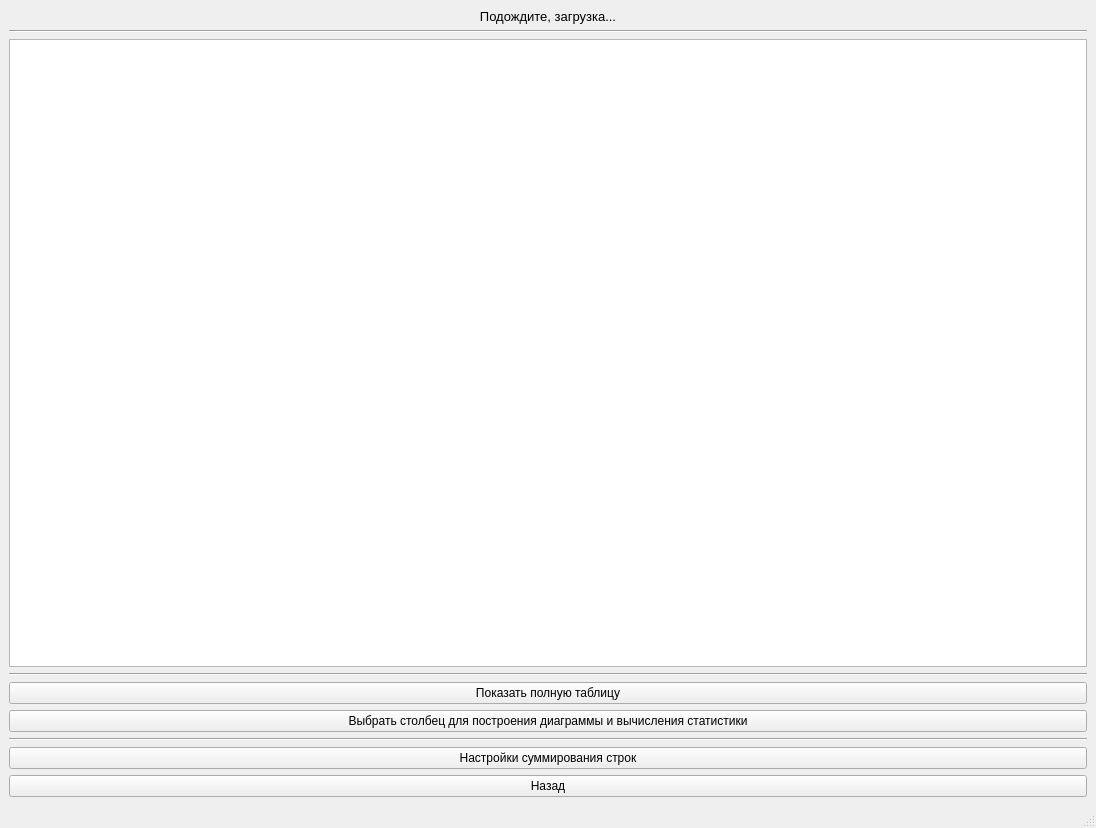
<?xml version="1.0" encoding="UTF-8"?>
<ui version="4.0">
 <class>MainWindow</class>
 <widget class="QMainWindow" name="MainWindow">
  <property name="geometry">
   <rect>
    <x>0</x>
    <y>0</y>
    <width>1096</width>
    <height>828</height>
   </rect>
  </property>
  <property name="windowTitle">
   <string notr="true">Загрузка...</string>
  </property>
  <widget class="QWidget" name="centralwidget">
   <layout class="QVBoxLayout" name="verticalLayout">
    <item>
     <widget class="QLabel" name="label">
      <property name="font">
       <font>
        <family>Segoe UI</family>
        <pointsize>10</pointsize>
       </font>
      </property>
      <property name="text">
       <string>Подождите, загрузка...</string>
      </property>
      <property name="alignment">
       <set>Qt::AlignCenter</set>
      </property>
     </widget>
    </item>
    <item>
     <widget class="Line" name="line_3">
      <property name="orientation">
       <enum>Qt::Horizontal</enum>
      </property>
     </widget>
    </item>
    <item>
     <widget class="QTableWidget" name="data_table"/>
    </item>
    <item>
     <widget class="Line" name="line_2">
      <property name="orientation">
       <enum>Qt::Horizontal</enum>
      </property>
     </widget>
    </item>
    <item>
     <widget class="QPushButton" name="show_table_button">
      <property name="text">
       <string>Показать полную таблицу</string>
      </property>
     </widget>
    </item>
    <item>
     <widget class="QPushButton" name="show_stats_button">
      <property name="text">
       <string>Выбрать столбец для построения диаграммы и вычисления статистики</string>
      </property>
     </widget>
    </item>
    <item>
     <widget class="Line" name="line">
      <property name="orientation">
       <enum>Qt::Horizontal</enum>
      </property>
     </widget>
    </item>
    <item>
     <widget class="QPushButton" name="sum_settings_button">
      <property name="text">
       <string>Настройки суммирования строк</string>
      </property>
     </widget>
    </item>
    <item>
     <widget class="QPushButton" name="exit_button">
      <property name="text">
       <string>Назад</string>
      </property>
     </widget>
    </item>
   </layout>
  </widget>
  <widget class="QMenuBar" name="menubar">
   <property name="geometry">
    <rect>
     <x>0</x>
     <y>0</y>
     <width>1096</width>
     <height>26</height>
    </rect>
   </property>
  </widget>
  <widget class="QStatusBar" name="statusbar"/>
 </widget>
 <resources/>
 <connections/>
</ui>
